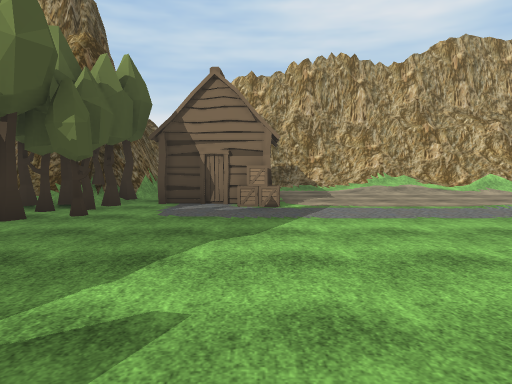
view 1 (above)

24 first-person views from a walk through a 3-D level made in the Unity game engine. The camera is 1.5 m above the floor, tilts 4° down and sees 70° across. The floor is counted in squares, 2 m on a side. Each view is taken from the middle of a square. On the plan, view 1 faces up. The plan holds only what a view shows up to about 11 squares ahead; the rest is blank. The place goes on beyond the plan. The player character is not drawn. Some surface patterns are stand-ins.

view 2
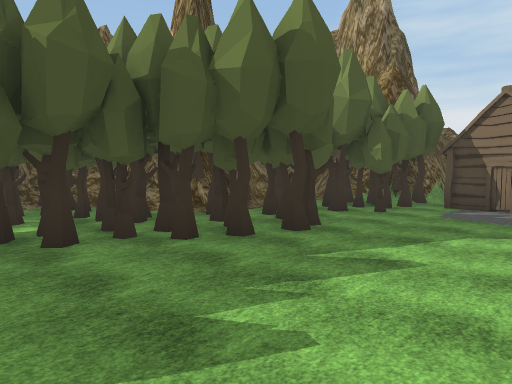

view 3
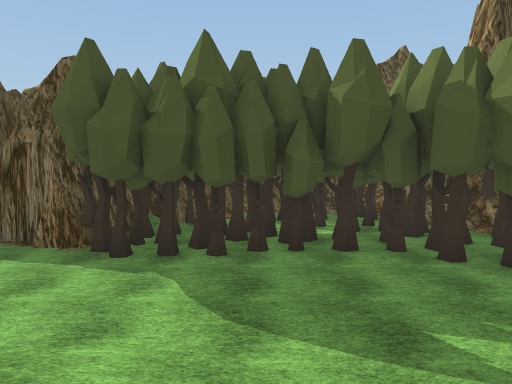

view 4
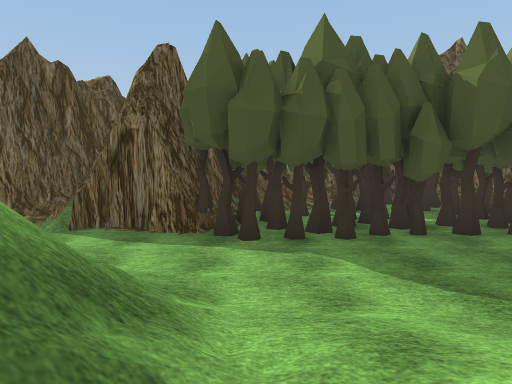

view 5
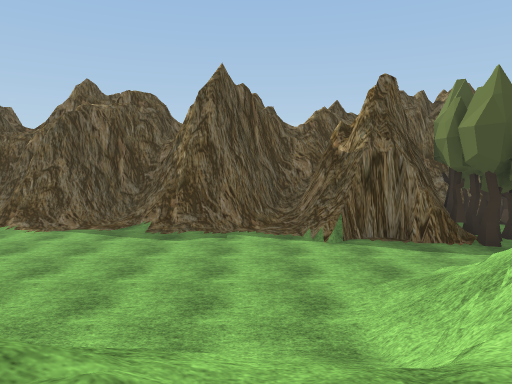

view 6
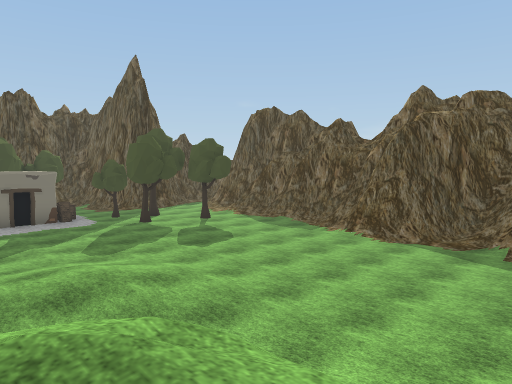

view 7
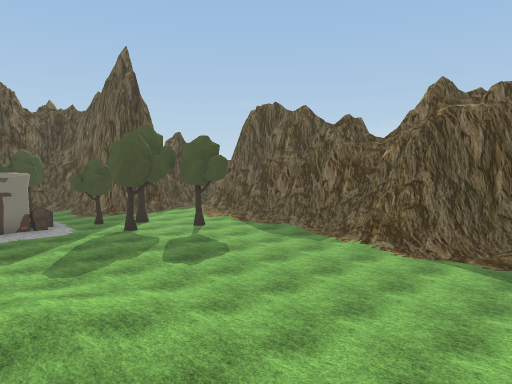

view 8
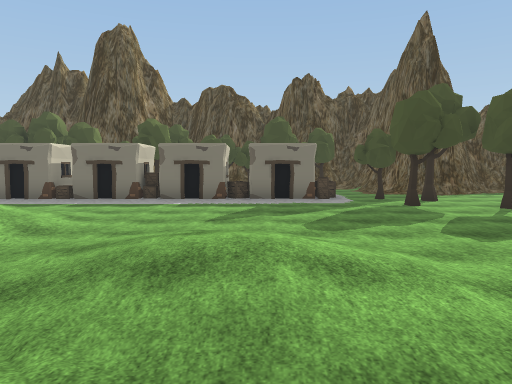

view 9
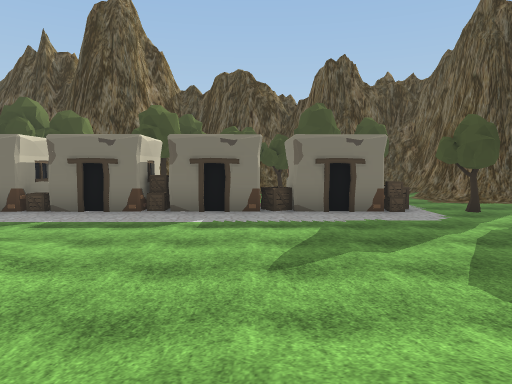

view 10
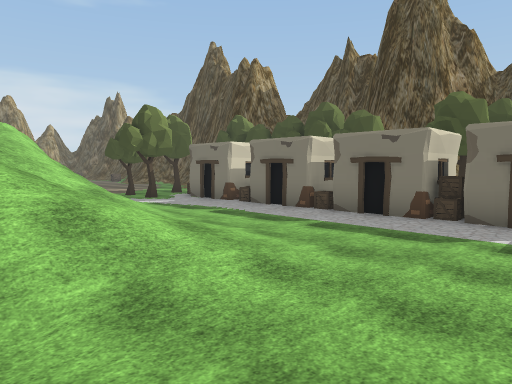

view 11
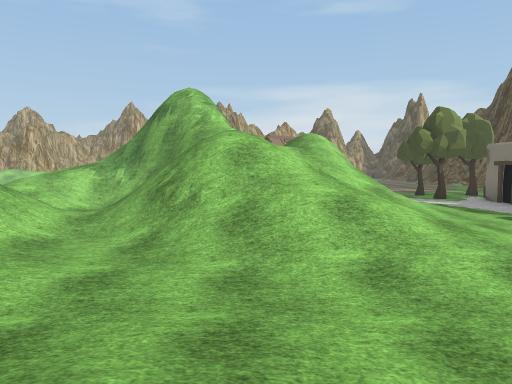

view 12
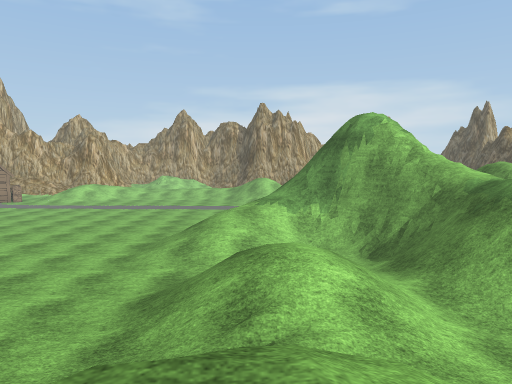

view 13
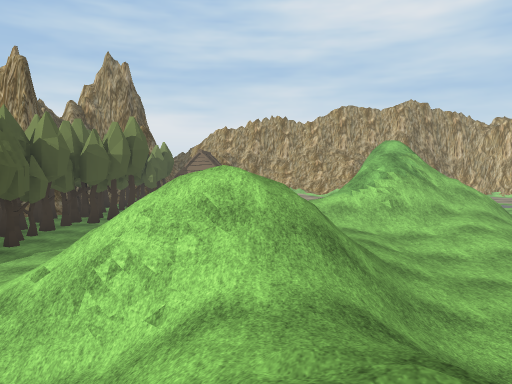

view 14
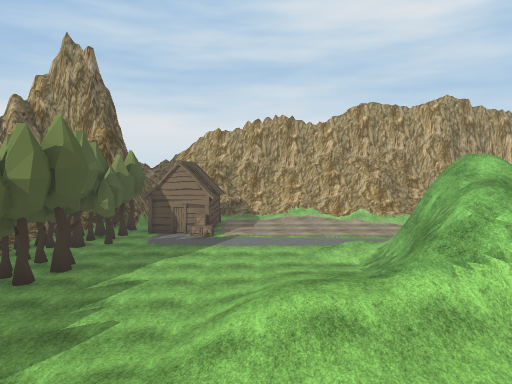

view 15
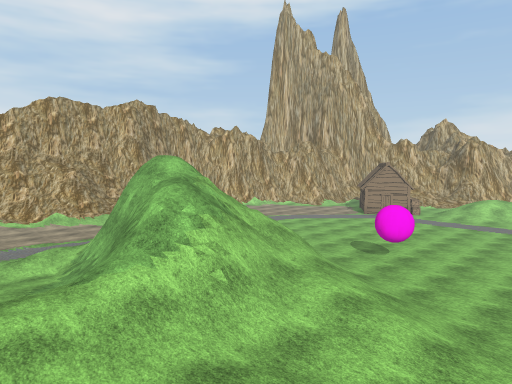

view 16
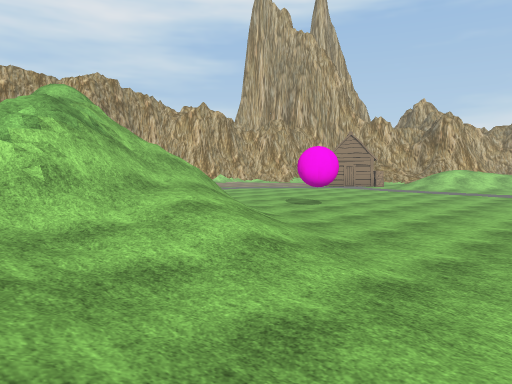

view 17
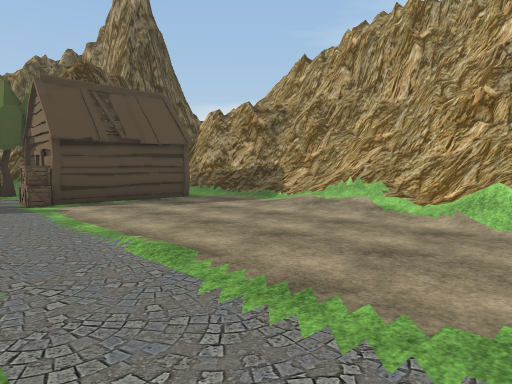

view 18
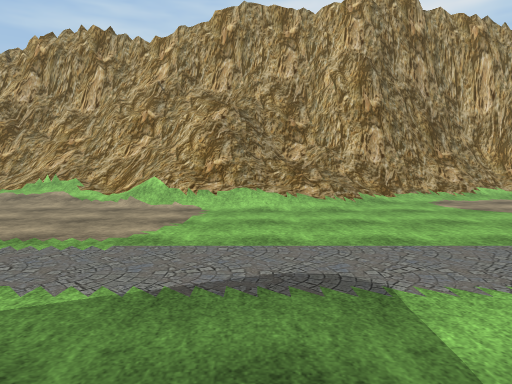

view 19
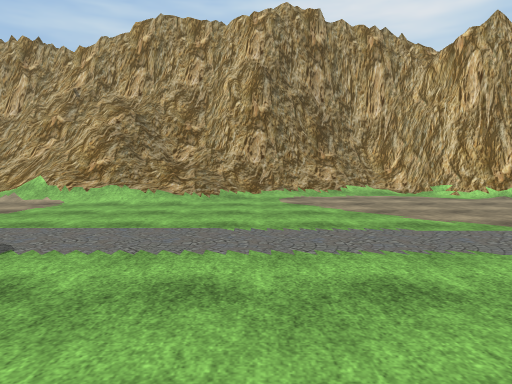

view 20
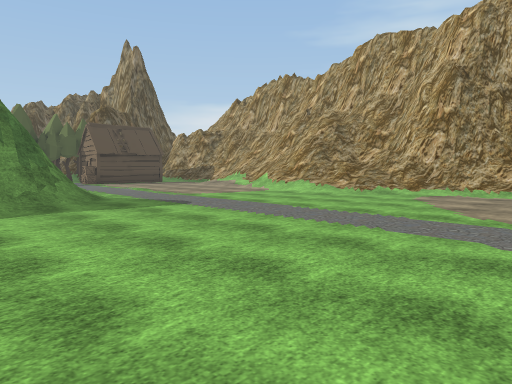

view 21
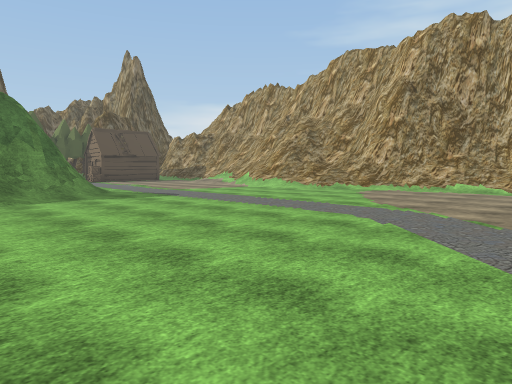

view 22
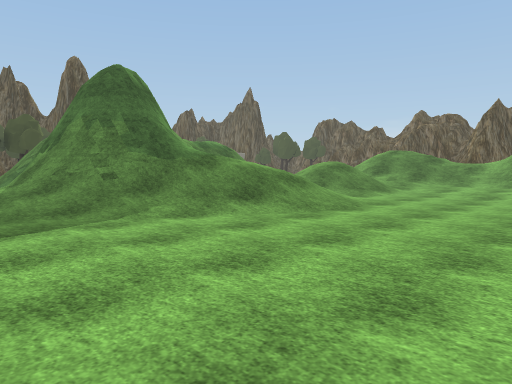

view 23
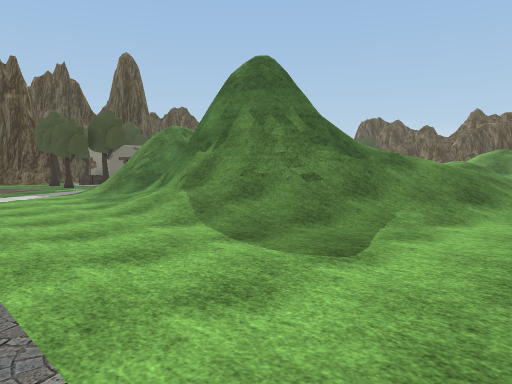

view 24
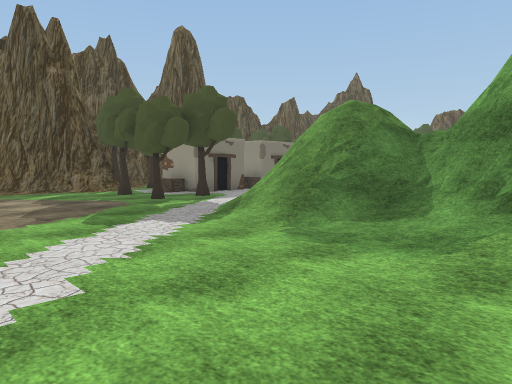

### Floor plan
Key: @ floor where view 1 was taken; # wall or solid block; x gap in a wall; . main floor; : floor 0.25 m higher than the main floor; + floor 0.5 m higher than the main floor; / step, stairs or slope; = window, fence, low wall or low ledge; v drop or lower ground; H hut; T tree; C crate; B pink ball; O other object.
Columns run from 8 left of view 1 to 18 right of it. Each row starts with its distance up from view 1.
 13         ##################
 12        ##///=//###/###///##
 11      # //../////##////.../#
 10      # HH.....//////.......
  9     ##H H.................
  8    ##TH H.................
  7    #TT..C.................
  6  # .TT....................
  5  ##T ........//...........
  4  #OOT.......// #/.........
  3  #TOTT......// ##/.........
  2 ## TTT....///#v #/.........
  1 TOTTTT....///#x = /........
  0 OTTTT...@// /#/////..  ....
 -1  TOTT....//////////...
 -2  OTTT...//////////.B...
 -3  .TTT...//////////......
 -4  TTTT.../// /////........
 -5   ##T..///  ////.........
 -6   ##..//////////.........
 -7 =###=..//=/////..........
 -8 ####...//////:.............
 -9 ##/.....//////...////......
-10  ##...../ // /////////.....
-11  ##.....//// //////////....
-12 ##/....../   /// ///////..
-13 ##.......//  /////####//..
-14  #/.....///...///=##=#//...
-15  #/...../+//.//////###//...
-16 ##/.....////.//////===/....
-17 #/.......//./////////=/....
-18  /........../////////v/...
-19    ..........///// = =/...
-20    T...........////  .....
-21    ..T....................
-22   ..T...............T.T...
-23   ...T.C##C###OC#O #O.T..
-24     ...O #O O# O     ....
-25    #/..               ...
-26    ##/T TT            ##/
-27                        ##

Where each view was taken, in squares from view 1:
view 1: 0 up, 0 right, facing up
view 2: 2 down, 1 right, facing up-left
view 3: 2 down, 2 right, facing left
view 4: 4 down, 2 right, facing left
view 5: 9 down, 3 right, facing left
view 6: 10 down, 3 right, facing down-left
view 7: 11 down, 2 right, facing down-left
view 8: 12 down, 1 right, facing down
view 9: 15 down, 2 right, facing down
view 10: 16 down, 2 right, facing down-right
view 11: 16 down, 1 right, facing right
view 12: 11 down, 2 right, facing right
view 13: 11 down, 2 right, facing up
view 14: 6 down, 2 right, facing up
view 15: 6 down, 2 right, facing up-right
view 16: 7 down, 4 right, facing up-right
view 17: 5 up, 8 right, facing up-left
view 18: 3 up, 9 right, facing up
view 19: 2 up, 12 right, facing up
view 20: 1 up, 16 right, facing up-left
view 21: 0 up, 18 right, facing up-left
view 22: 5 down, 16 right, facing down-left
view 23: 8 down, 18 right, facing down-left
view 24: 14 down, 18 right, facing down-left
